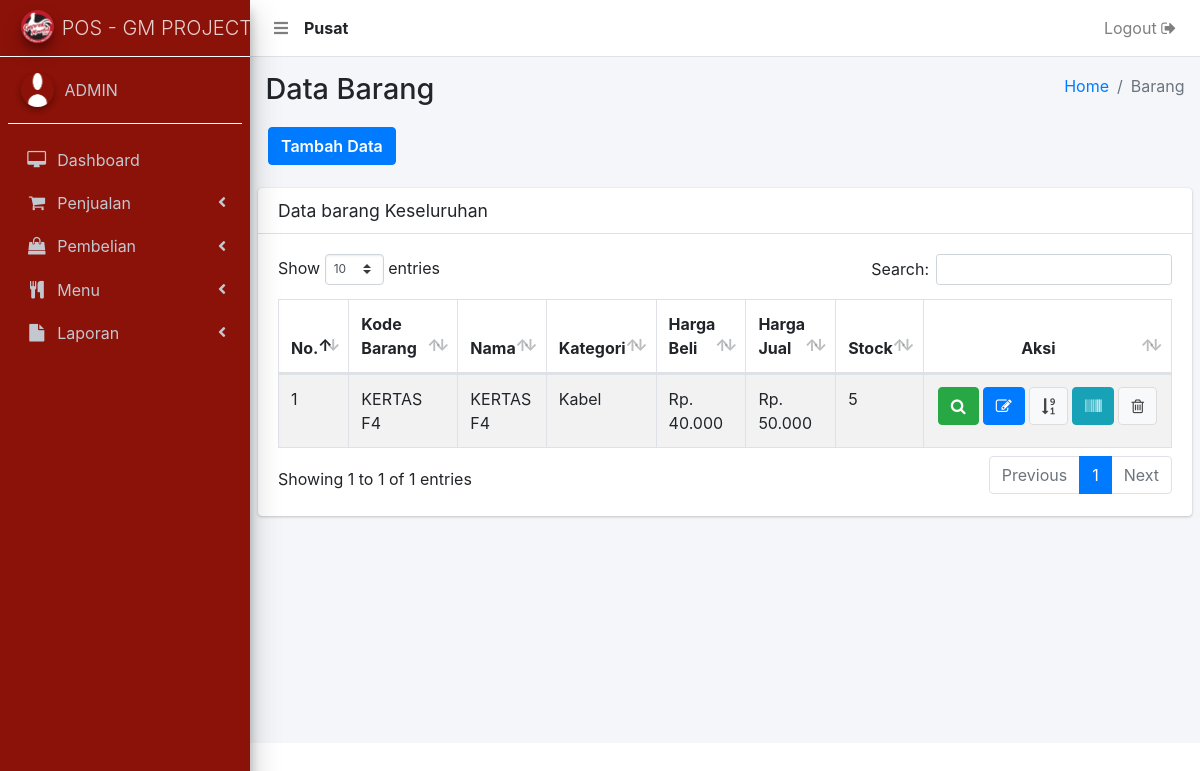
Screenshot of /barang-old.php (signed in) with the database file from the repository.
### tables this page shows
CREATE TABLE `user` (
  `user_id` int(11) NOT NULL,
  `user_nama` varchar(500) NOT NULL,
  `user_no_hp` varchar(250) NOT NULL,
  `user_alamat` text NOT NULL,
  `user_email` varchar(250) NOT NULL,
  `user_password` varchar(500) NOT NULL,
  `user_create` varchar(250) NOT NULL,
  `user_level` varchar(250) NOT NULL,
  `user_status` varchar(250) NOT NULL,
  `user_cabang` int(11) NOT NULL
);

CREATE TABLE `barang` (
  `barang_id` int(11) NOT NULL,
  `barang_kode` varchar(500) NOT NULL,
  `barang_kode_slug` varchar(500) NOT NULL,
  `barang_kode_count` int(11) NOT NULL,
  `barang_nama` varchar(250) NOT NULL,
  `barang_harga_beli` varchar(250) NOT NULL,
  `barang_harga` varchar(250) NOT NULL,
  `barang_harga_grosir_1` int(11) NOT NULL,
  `barang_harga_grosir_2` int(11) NOT NULL,
  `barang_harga_s2` int(11) NOT NULL,
  `barang_harga_grosir_1_s2` int(11) NOT NULL,
  `barang_harga_grosir_2_s2` int(11) NOT NULL,
  `barang_harga_s3` int(11) NOT NULL,
  `barang_harga_grosir_1_s3` int(11) NOT NULL,
  `barang_harga_grosir_2_s3` int(11) NOT NULL,
  `barang_stock` text NOT NULL,
  `barang_tanggal` varchar(250) NOT NULL,
  `barang_kategori_id` int(11) NOT NULL,
  `kategori_id` varchar(250) NOT NULL,
  `barang_satuan_id` varchar(250) NOT NULL,
  `satuan_id` varchar(250) NOT NULL,
  `satuan_id_2` int(11) NOT NULL,
  `satuan_id_3` int(11) NOT NULL,
  `satuan_isi_1` int(11) NOT NULL,
  `satuan_isi_2` int(11) NOT NULL,
  `satuan_isi_3` int(11) NOT NULL,
  `barang_deskripsi` text NOT NULL,
  `barang_option_sn` int(11) NOT NULL,
  `barang_terjual` int(11) NOT NULL,
  `barang_cabang` int(11) NOT NULL
);

CREATE TABLE `kategori` (
  `kategori_id` int(11) NOT NULL,
  `kategori_nama` varchar(500) NOT NULL,
  `kategori_status` varchar(250) NOT NULL,
  `kategori_cabang` int(11) NOT NULL
);

### _header-artibut.php (called while the page is built, shortened)
<?php
  	include 'aksi/functions.php';
    $userLoginCabang = mysqli_query( $conn, "select user_cabang from user where user_id = '".$_SESSION['user_id']."'");
    $sessionCabangData = mysqli_fetch_array($userLoginCabang);
    $sessionCabang     = $sessionCabangData['user_cabang'];
    if ( $sessionCabang < 1 ) {
      $tipeToko = "Pusat";
    } else {
      $tipeToko = "Cabang ".$sessionCabang;
    }
?>

### barang-old.php (the view, shortened to what this page needs)
<?php
  include '_header.php';
  include '_nav.php';
  include '_sidebar.php';
?>
  <div class="content-wrapper">
    <section class="content-header">
      <div class="container-fluid">
        <div class="row mb-2">
          <div class="col-sm-6">
            <h1>Data Barang</h1>
          </div>
          <div class="col-sm-6">
            <ol class="breadcrumb float-sm-right">
              <li class="breadcrumb-item"><a href="bo">Home</a></li>
              <li class="breadcrumb-item active">Barang</li>
            </ol>
          </div>
          <div class="tambah-data">
          	<a href="barang-add" class="btn btn-primary">Tambah Data</a>
          </div>
        </div>
      </div>
    </section>
    <section class="content">
      <div class="row">
        <div class="col-12">
          <div class="card">
            <div class="card-header">
              <h3 class="card-title">Data barang Keseluruhan</h3>
            </div>
            <div class="card-body">
              <div class="table-auto">
                <table id="example1" class="table table-bordered table-striped">
                  <thead>
                  <tr>
                    <th style="width: 6%;">No.</th>
                    <th style="width: 13%;">Kode Barang</th>
                    <th>Nama</th>
                    <th>Kategori</th>
                    <th>Harga Beli</th>
                    <th>Harga Jual</th>
                    <th>Stock</th>
                    <th style="text-align: center; width: 14%">Aksi</th>
                  </tr>
                  </thead>
                  <tbody>
                  <?php
                    $i = 1;
                    $queryProduct = $conn->query("SELECT barang.barang_id, barang.barang_kode, barang.barang_kode_count, barang.barang_nama, barang.barang_harga_beli, barang.barang_harga, barang.barang_stock, barang.barang_option_sn, barang.barang_cabang, kategori.kategori_id, kategori.kategori_nama, satuan.satuan_id, satuan.satuan_nama
                               FROM barang
                               JOIN kategori ON barang.kategori_id = kategori.kategori_id
                               JOIN satuan ON barang.satuan_id = satuan.satuan_id
                               WHERE barang_cabang = ".$sessionCabang." ORDER BY barang_id DESC
                               ");
                    while ($rowProduct = mysqli_fetch_array($queryProduct)) {
                  ?>
                  <tr>
                    	<td><?= $i; ?></td>
                      <td><?= $rowProduct['barang_kode']; ?></td>
                      <td><?= $rowProduct['barang_nama']; ?></td>
                      <td><?= $rowProduct['kategori_nama']; ?></td>
                      <td>Rp. <?= number_format($rowProduct['barang_harga_beli'], 0, ',', '.'); ?></td></td>
                      <td>Rp. <?= number_format($rowProduct['barang_harga'], 0, ',', '.'); ?></td>
                      <td><?= $rowProduct['barang_stock']; ?></td>
                      <td class="orderan-online-button">
                        <?php
                          $id = $rowProduct["barang_id"];
                        ?>
                          <a href="barang-zoom?id=<?= $id; ?>-<?= strtolower(str_replace(' ', '-', $rowProduct['barang_nama'])); ?>" title="Zoom Data" target="_blank">
                              <button class="btn btn-success" type="submit">
                                 <i class="fa fa-search"></i>
                              </button>
                          </a>
                      	  <a href="barang-edit?id=<?= $id; ?>-<?= strtolower(str_replace(' ', '-', $rowProduct['barang_nama'])); ?>" title="Edit Data">
                              <button class="btn btn-primary" type="submit">
                                 <i class="fa fa-edit"></i>
                              </button>
                          </a>
                          <?php if ( $rowProduct['barang_option_sn'] < 1 ) { ?>
                          <a href="#!" title="Data No. SN" class="Data No. SN">
                              <button class="btn btn-default" type="" name="hapus">
                                  <i class="fa fa-sort-numeric-desc"></i>
                              </button>
                          </a>
                          <?php } ?>
                          <a href="barang-generate-barcode?id=<?= $id; ?>-<?= strtolower(str_replace(' ', '-', $rowProduct['barang_nama'])); ?>" title="Generate Barcode">
                              <button class="btn btn-info" type="submit">
                                 <i class="fa fa-barcode"></i>
                              </button>
                          </a>
                          <?php
                            $penjualan = mysqli_query($conn, "select * from penjualan where barang_id = $id");
                            $jmlPenjualan = mysqli_num_rows($penjualan);
                          ?>
                          <?php if ( $jmlPenjualan > 0 ) { ?>
                          <a href="#!" title="Delete Data" class="delete-data">
                              <button class="btn btn-default" type="" name="hapus">
                                  <i class="fa fa-trash-o"></i>
                              </button>
                          </a>
                          <?php } ?>
                      </td>
                  </tr>
                  <?php $i++; ?>
                  <?php } ?>
                  </tbody>
                </table>
              </div>
            </div>
          </div>
        </div>
      </div>
    </section>
  </div>
</div>
<?php include '_footer.php'; ?>
</body>
</html>

### _header.php (shortened to what this page needs)
<?php
  include '_header-artibut.php';
?>
<?php
  $levelLogin = $_SESSION['user_level'];
?>
<!DOCTYPE html>
<html>
<head>
  <link rel="stylesheet" href="plugins/fontawesome-free/css/all.min.css">
  <link rel="stylesheet" type="text/css" href="dist/css/font-awesome.min.css">
  <link rel="stylesheet" href="plugins/tempusdominus-bootstrap-4/css/tempusdominus-bootstrap-4.min.css">
  <link rel="stylesheet" href="plugins/datatables-bs4/css/dataTables.bootstrap4.css">
  <link rel="stylesheet" href="plugins/icheck-bootstrap/icheck-bootstrap.min.css">
  <link rel="stylesheet" href="plugins/jqvmap/jqvmap.min.css">
  <link rel="stylesheet" href="dist/css/adminlte.min.css">
  <link rel="stylesheet" href="plugins/overlayScrollbars/css/OverlayScrollbars.min.css">
  <link rel="stylesheet" href="plugins/daterangepicker/daterangepicker.css">
  <link rel="stylesheet" href="plugins/summernote/summernote-bs4.css">
  <link rel="stylesheet" href="plugins/select2/css/select2.min.css">
  <link rel="stylesheet" href="plugins/select2-bootstrap4-theme/select2-bootstrap4.min.css">
  <link rel="stylesheet" type="text/css" href="dist/node_modules/sweetalert2/dist/sweetalert2.css">
  <link rel="stylesheet" type="text/css" href="dist/css/style.css">
  <link rel="stylesheet" type="text/css" href="dist/css/tableexport.min.css">
</head>
<body class="hold-transition sidebar-mini layout-fixed">
<div class="wrapper">

### _nav.php (shortened to what this page needs)
<nav class="main-header navbar navbar-expand navbar-white navbar-light">
    <ul class="navbar-nav">
      <li class="nav-item">
        <a class="nav-link" data-widget="pushmenu" href="#"><i class="fas fa-bars"></i></a>
      </li>
      <li class="nav-item" style="padding-top: 8px;">
        <?php
          echo "<b>".$tipeToko."</b>";
        ?>
      </li>
    </ul>
    <ul class="navbar-nav ml-auto">
      <li class="nav-item">
        <a href="<?php echo "aksi/logout.php?logout";?>"onclick="return confirm('Apakah anda yakin logout ?')" class="nav-link">Logout <i class="fa fa-sign-out"></i>
        </a>
      </li>
    </ul>
  </nav>

### _sidebar.php (shortened to what this page needs)
<aside class="main-sidebar sidebar-dark-primary elevation-4" style="background-color: #8b1209;">
    <a href="bo" class="brand-link" style=" border-bottom: 1px solid white;">
      <img src="dist/img/gm-logo.png" alt="AdminLTE Logo" class="brand-image img-circle elevation-3">
      <span class="brand-text font-weight-light">POS - GM PROJECT</span>
    </a>
    <div class="sidebar">
      <div class="user-panel mt-3 pb-3 mb-3 d-flex" style="border-bottom: 1px solid white;">
        <div class="image">
          <img src="dist/img/logo-user1.png" class="img-circle elevation-2" alt="User Image">
        </div>
        <div class="info">
          <a href="#" class="d-block"><?= $_SESSION['user_nama']; ?></a>
        </div>
      </div>
      <nav class="mt-2">
        <ul class="nav nav-pills nav-sidebar flex-column" data-widget="treeview" role="menu" data-accordion="false">
          <?php if ( $levelLogin !== "kurir" ) { ?>
          <li class="nav-item">
            <a href="bo" class="nav-link">
              <i class="nav-icon fa fa-desktop"></i>
              <p>
                 Dashboard
              </p>
            </a>
          </li>
          <li class="nav-item has-treeview">
            <a href="#" class="nav-link">
              <i class="nav-icon fa fa-shopping-cart"></i>
              <p>
                Penjualan
                <i class="fas fa-angle-left right"></i>
              </p>
            </a>
          </li>
          <?php } ?>
          <?php if ( $levelLogin !== "kasir" && $levelLogin !== "kurir" ) { ?>
          <li class="nav-item has-treeview">
            <a href="#" class="nav-link">
              <i class="nav-icon fa fa-shopping-bag"></i>
              <p>
                Pembelian
                <i class="fas fa-angle-left right"></i>
              </p>
            </a>
              </li>
            </ul>
          <?php } ?>
          <?php if ( $levelLogin !== "kasir" ) { ?>
          <li class="nav-item has-treeview">
            <a href="#" class="nav-link">
              <i class="nav-icon fa fa-cutlery"></i>
              <p>
                Menu
                <i class="fas fa-angle-left right"></i>
              </p>
            </a>
          </li>
          <?php } ?>
          <?php if ( $levelLogin === "admin" && $levelLogin !== "super admin" ) { ?>
          <li class="nav-item has-treeview">
            <a href="#" class="nav-link">
              <i class="nav-icon fa fa-file"></i>
              <p>
                Laporan
                <i class="fas fa-angle-left right"></i>
              </p>
            </a>
            <?php } ?>
          </li>
      </nav>
    </div>
  </aside>

### _footer.php (shortened to what this page needs)
</body>
</html>

### rows the page displays
user: user_cabang "Pusat"
barang: barang_kode "KERTAS F4", barang_nama "KERTAS F4", kategori.kategori_nama "Kabel", barang_harga_beli "40.000", barang_harga "50.000", barang_stock "5", barang_option_sn 0 (drawn)

### other values shown
$_SESSION['user_nama'] "ADMIN"
